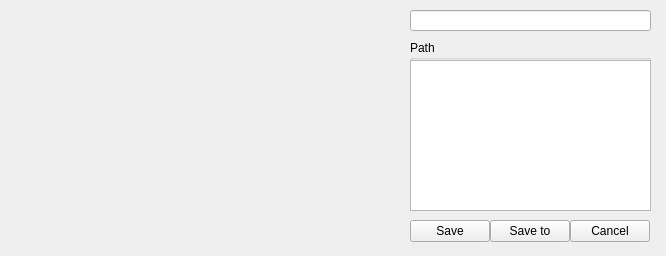
<?xml version="1.0" encoding="UTF-8"?>
<ui version="4.0">
 <class>Form</class>
 <widget class="QWidget" name="Form">
  <property name="geometry">
   <rect>
    <x>0</x>
    <y>0</y>
    <width>666</width>
    <height>256</height>
   </rect>
  </property>
  <property name="windowTitle">
   <string>Screenshot</string>
  </property>
  <widget class="QLabel" name="screenshotLabel">
   <property name="geometry">
    <rect>
     <x>10</x>
     <y>10</y>
     <width>381</width>
     <height>231</height>
    </rect>
   </property>
   <property name="text">
    <string/>
   </property>
  </widget>
  <widget class="QPushButton" name="saveScreenshot">
   <property name="geometry">
    <rect>
     <x>410</x>
     <y>220</y>
     <width>80</width>
     <height>22</height>
    </rect>
   </property>
   <property name="text">
    <string>Save</string>
   </property>
  </widget>
  <widget class="QLineEdit" name="screenshotFileName">
   <property name="geometry">
    <rect>
     <x>410</x>
     <y>10</y>
     <width>241</width>
     <height>21</height>
    </rect>
   </property>
  </widget>
  <widget class="QGroupBox" name="groupBox">
   <property name="geometry">
    <rect>
     <x>410</x>
     <y>40</y>
     <width>241</width>
     <height>171</height>
    </rect>
   </property>
   <property name="title">
    <string>Path</string>
   </property>
   <widget class="QListWidget" name="listWidget">
    <property name="geometry">
     <rect>
      <x>0</x>
      <y>20</y>
      <width>241</width>
      <height>151</height>
     </rect>
    </property>
   </widget>
  </widget>
  <widget class="QPushButton" name="cancelButton">
   <property name="geometry">
    <rect>
     <x>570</x>
     <y>220</y>
     <width>80</width>
     <height>22</height>
    </rect>
   </property>
   <property name="text">
    <string>Cancel</string>
   </property>
  </widget>
  <widget class="QPushButton" name="pushButton">
   <property name="geometry">
    <rect>
     <x>490</x>
     <y>220</y>
     <width>80</width>
     <height>22</height>
    </rect>
   </property>
   <property name="text">
    <string>Save to</string>
   </property>
  </widget>
 </widget>
 <resources/>
 <connections/>
</ui>
